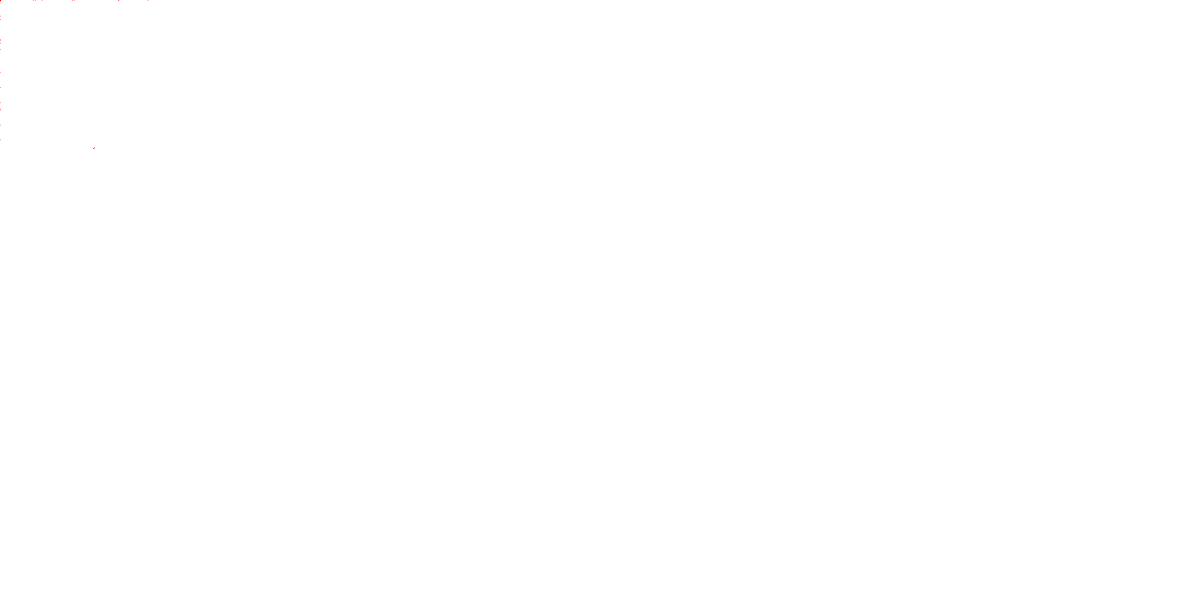
Frame 1 (no input)
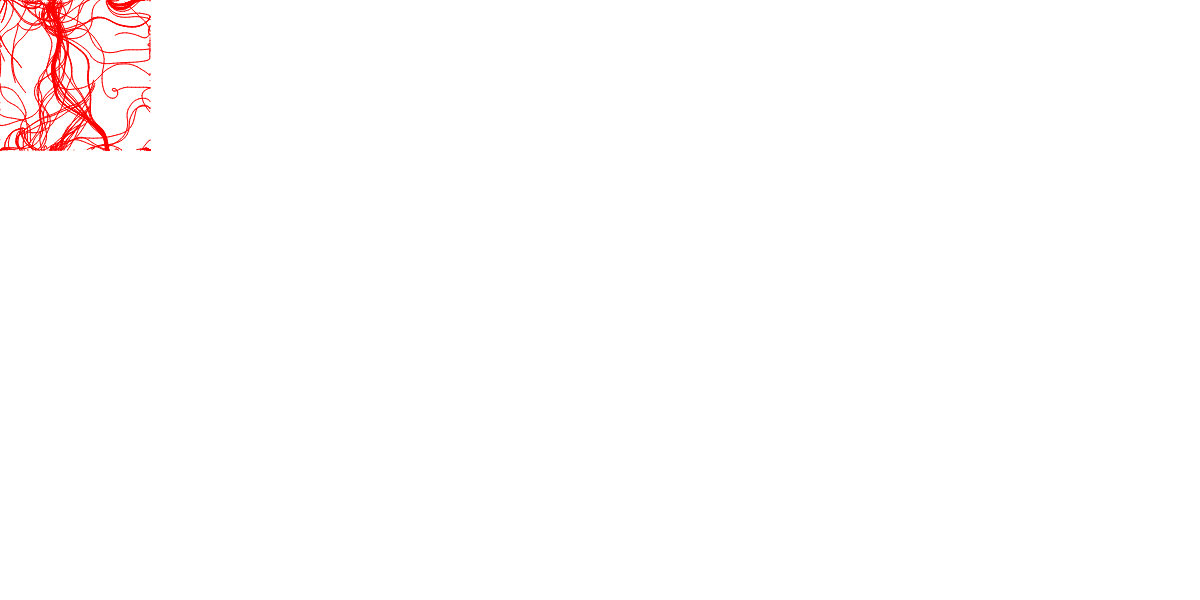
Frame 60 (no input)
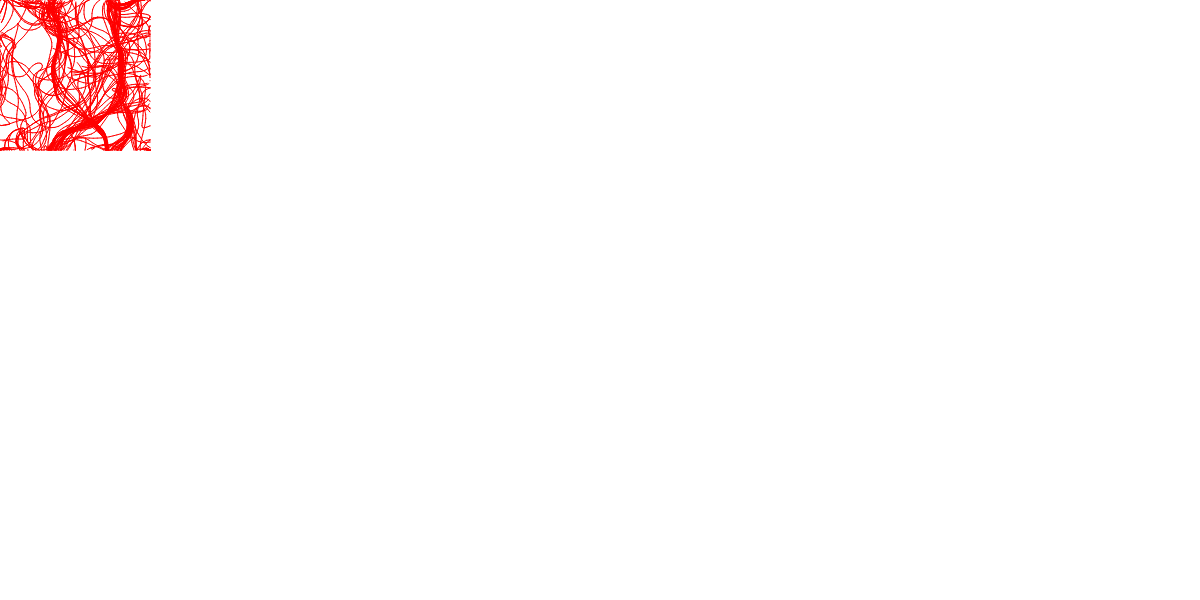
Frame 120 (the mouse pressed at the canvas centre since frame 60)

The p5.js sketch that drew these frames (run headless with seeded random() and noise() and a simulated clock; from frame 60 on, the mouse is pressed at the canvas centre):

// p5.js sketch
// ── sketch.js
var inc = 0.1;
var scl = 10;
var colsNoise, rowsNoise;

var zoff = 0;
var fr;
var particles = [];

var flowfield;
var fromColor = 80;
var toColor = 150;

var rectSize = 150;


function setup() {
  createCanvas(1200, 600);

  colorMode(HSB, 1);
  colsNoise = floor(width / scl);
  rowsNoise = floor(width / scl);
  fr = createP('');

  flowfield = new Array(colsNoise * rowsNoise);

  for (var i = 0; i < 50; i++) {
    particles[i] = new Particle();
  }
  background(255);
}

function draw() {

  updateNoise();
  
  for (var i = 0; i < particles.length; i++) {
    particles[i].follow(flowfield);
    particles[i].update();
    particles[i].edges();
    particles[i].show();
  }
  fr.html(floor(frameRate()));
}



function updateNoise() {
  var yoff = 0;
  for (var y = 0; y < rowsNoise; y++) {
    var xoff = 0;
    for (var x = 0; x < colsNoise; x++) {
      var index = x + y * colsNoise;
      var angle = noise(xoff, yoff, zoff) * TWO_PI * 4;
      var v = p5.Vector.fromAngle(angle);
      v.setMag(1);
      flowfield[index] = v;
      xoff += inc;
    }
    yoff += inc;

    zoff += 0.0003;
  }
}
// ── particle.js
function Particle() {
  this.pos = createVector(random(width), random(height));
  this.vel = createVector(0, 0);
  this.acc = createVector(0, 0);
  this.maxspeed = 4;
  this.h = fromColor;

  this.prevPos = this.pos.copy();

  this.update = function() {
    this.vel.add(this.acc);
    this.vel.limit(this.maxspeed);
    this.pos.add(this.vel);
    this.acc.mult(0);
  }

  this.follow = function(vectors) {
    var x = floor(this.pos.x / scl);
    var y = floor(this.pos.y / scl);
    var index = x + y * colsNoise;
    var force = vectors[index];
    this.applyForce(force);
  }

  this.applyForce = function(force) {
    this.acc.add(force);
  }

  this.show = function(transX, transY) {
    translate(transX, transY);
    stroke(this.h, 255, 255, 15);
    this.h = this.h + 1;
    if (this.h > toColor) {
      this.h = fromColor;
      /*console.log(this.h);
      console.log(1);*/
    }
    strokeWeight(1);
    line(this.pos.x, this.pos.y, this.prevPos.x, this.prevPos.y);
    this.updatePrev();
  }

  this.updatePrev = function() {
    this.prevPos.x = this.pos.x;
    this.prevPos.y = this.pos.y;
  }

  this.edges = function() {
    if (this.pos.x > rectSize) {
      this.pos.x = 0;
      this.updatePrev();
    }
    if (this.pos.x < 0) {
      this.pos.x = rectSize;
      this.updatePrev();
    }
    if (this.pos.y > rectSize) {
      this.pos.y = 0;
      this.updatePrev();
    }
    if (this.pos.y < 0) {
      this.pos.y = rectSize;
      this.updatePrev();
    }

  }

}
